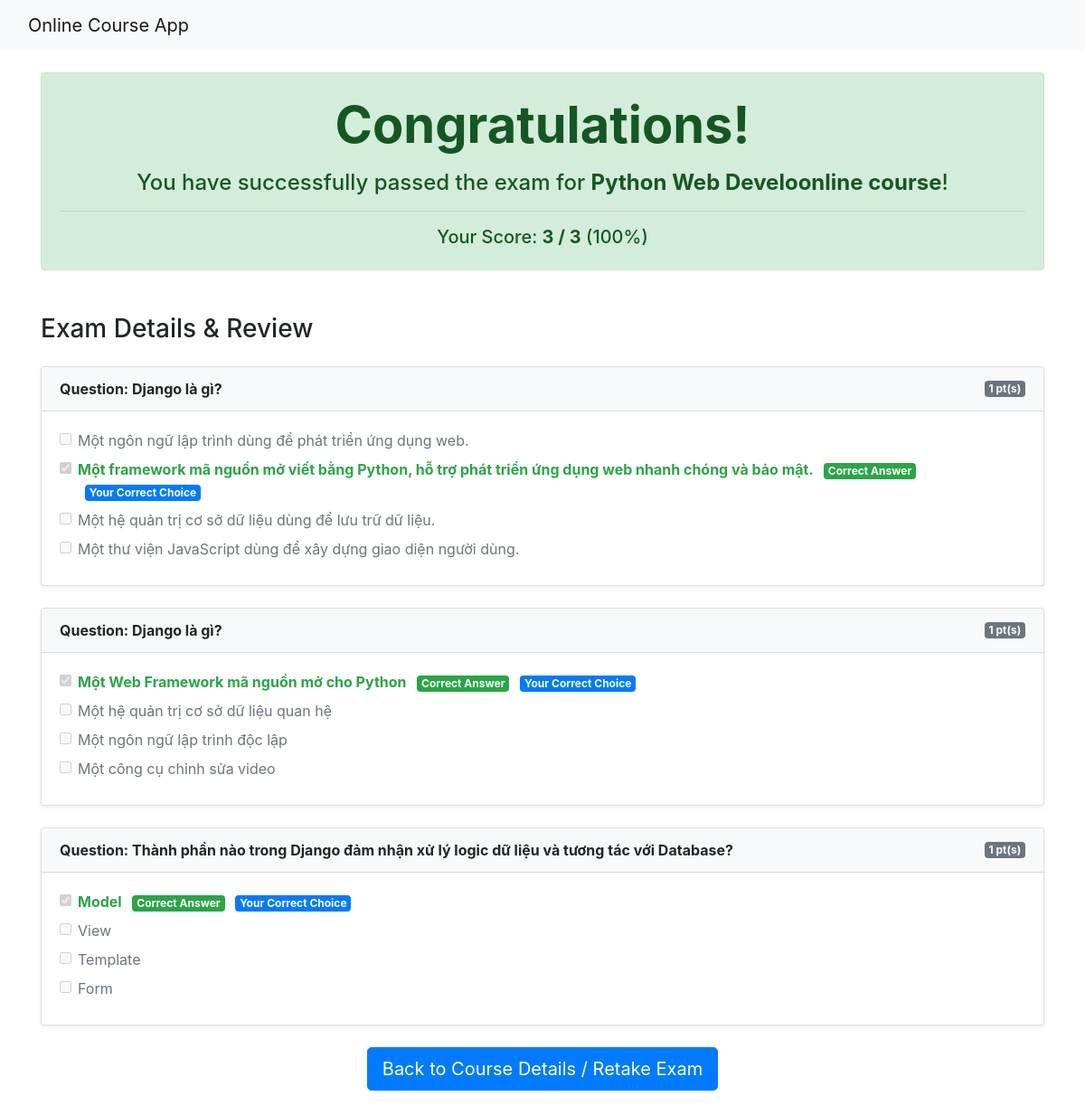
/onlinecourse/1/submission/1/result/, run on the app's committed database.
### onlinecourse/models.py (models this page shows, shortened)
class Course(models.Model):
    name = models.CharField(null=False, max_length=30, default='online course')
    image = models.ImageField(upload_to='course_images/')
    description = models.CharField(max_length=1000)
    pub_date = models.DateField(null=True)
    instructors = models.ManyToManyField('Instructor')
    users = models.ManyToManyField(settings.AUTH_USER_MODEL, through='Enrollment')

class Question(models.Model):
    lesson = models.ForeignKey(Lesson, on_delete=models.CASCADE, null=True, blank=True)
    course = models.ForeignKey(Course, on_delete=models.CASCADE, null=True, blank=True)
    question_text = models.CharField(max_length=500)
    grade = models.IntegerField(default=1)
    def is_get_score(self, selected_ids):
        all_answers = self.choice_set.filter(is_correct=True).count()
        selected_correct = self.choice_set.filter(is_correct=True, id__in=selected_ids).count()
        selected_incorrect = self.choice_set.filter(is_correct=False, id__in=selected_ids).count()
        return (all_answers == selected_correct) and (selected_incorrect == 0)

class Choice(models.Model):
    question = models.ForeignKey(Question, on_delete=models.CASCADE)
    choice_text = models.CharField(max_length=200)
    is_correct = models.BooleanField(default=False)

### onlinecourse/views.py (the view)
# urls.py: path('<int:course_id>/submission/<int:submission_id>/result/', views.show_exam_result, name='show_exam_result'),
def show_exam_result(request, course_id, submission_id):
    context = {}
    course = get_object_or_404(Course, pk=course_id)
    submission = get_object_or_404(Submission, pk=submission_id)
    selected_ids = submission.choices.values_list('id', flat=True)
    total_score = 0
    total_possible_score = 0
    questions = Question.objects.filter(course=course)
    if not questions.exists():
        questions = Question.objects.filter(lesson__course=course)
    for question in questions:
        total_possible_score += question.grade
        if question.is_get_score(selected_ids):
            total_score += question.grade
    score_percentage = 0
    if total_possible_score > 0:
        score_percentage = int((total_score / total_possible_score) * 100)
    passed = score_percentage >= 70
    context['course'] = course
    context['submission'] = submission
    context['selected_ids'] = selected_ids
    context['total_score'] = total_score
    context['total_possible_score'] = total_possible_score
    context['score_percentage'] = score_percentage
    context['passed'] = passed
    return render(request, 'onlinecourse/exam_result_bootstrap.html', context)

### onlinecourse/templates/onlinecourse/exam_result_bootstrap.html (shortened to what this page needs)
<!DOCTYPE html>
<html lang="en">
<head>
    <link rel="stylesheet" href="https://maxcdn.bootstrapcdn.com/bootstrap/4.5.2/css/bootstrap.min.css">
</head>
<body>
    <nav class="navbar navbar-light bg-light">
        <div class="container-fluid">
            <div class="navbar-header">
                <a class="navbar-brand" href="#">Online Course App</a>
            </div>
        </div>
    </nav>
    <div class="container mt-4 mb-5">
        {% if passed %}
        <div class="alert alert-success text-center py-4" role="alert">
            <h1 class="alert-heading font-weight-bold display-4">Congratulations!</h1>
            <h4 class="mt-3">You have successfully passed the exam for <strong>{{ course.name }}</strong>!</h4>
            <hr>
            <p class="mb-0 h5">Your Score: <strong>{{ total_score }} / {{ total_possible_score }}</strong> ({{ score_percentage }}%)</p>
        </div>
        {% endif %}
        <h3 class="mt-5 mb-4">Exam Details & Review</h3>
        {% for lesson in course.lesson_set.all %}
            {% for question in lesson.question_set.all %}
            <div class="card mb-4 shadow-sm">
                <div class="card-header font-weight-bold bg-light d-flex justify-content-between align-items-center">
                    <span>Question: {{ question.question_text }}</span>
                    <span class="badge badge-secondary">{{ question.grade }} pt(s)</span>
                </div>
                <div class="card-body">
                    {% for choice in question.choice_set.all %}
                    <div class="form-check mb-2">
                        <input class="form-check-input"
                               type="checkbox"
                               disabled
                               {% if choice.id in selected_ids %}checked{% endif %}>
                        <label class="form-check-label
                            {% if choice.is_correct %}text-success font-weight-bold
                            {% elif choice.id in selected_ids and not choice.is_correct %}text-danger font-weight-bold{% endif %}">
                            {{ choice.choice_text }}
                            {% if choice.is_correct %}
                                <span class="badge badge-success ml-2">Correct Answer</span>
                            {% endif %}
                            {% if choice.id in selected_ids and not choice.is_correct %}
                                <span class="badge badge-danger ml-2">Your Wrong Answer</span>
                            {% elif choice.id in selected_ids and choice.is_correct %}
                                <span class="badge badge-primary ml-2">Your Correct Choice</span>
                            {% endif %}
                        </label>
                    </div>
                    {% endfor %}
                </div>
            </div>
            {% endfor %}
        {% endfor %}
        <div class="text-center mt-4">
            <a href="{% url 'onlinecourse:course_details' course.id %}" class="btn btn-primary btn-lg">
                Back to Course Details / Retake Exam
            </a>
        </div>
    </div>
</body>
</html>

### data on the page
Course: name "Python Web Develoonline course"
Question: question_text "Django là gì?", grade "1"
Choice: choice_text "Một ngôn ngữ lập trình dùng để phát triển ứng dụng web."
Choice: id "☑", choice_text "Một framework mã nguồn mở viết bằng Python, hỗ trợ phát triển ứng dụng web nhanh chóng và bảo mật.", is_correct "Correct Answer"
Choice: choice_text "Một hệ quản trị cơ sở dữ liệu dùng để lưu trữ dữ liệu."
Choice: choice_text "Một thư viện JavaScript dùng để xây dựng giao diện người dùng."
Question: question_text "Django là gì?", grade "1"
Choice: id "☑", choice_text "Một Web Framework mã nguồn mở cho Python", is_correct "Correct Answer"
Choice: choice_text "Một hệ quản trị cơ sở dữ liệu quan hệ"
Choice: choice_text "Một ngôn ngữ lập trình độc lập"
Choice: choice_text "Một công cụ chỉnh sửa video"
Question: question_text "Thành phần nào trong Django đảm nhận xử lý logic dữ liệu và tương tác với Database?", grade "1"
Choice: id "☑", choice_text "Model", is_correct "Correct Answer"
Choice: choice_text "View"
Choice: choice_text "Template"
Choice: choice_text "Form"

### other printed values
{{ total_score }} "3"
{{ total_possible_score }} "3"
{{ score_percentage }} "100"
